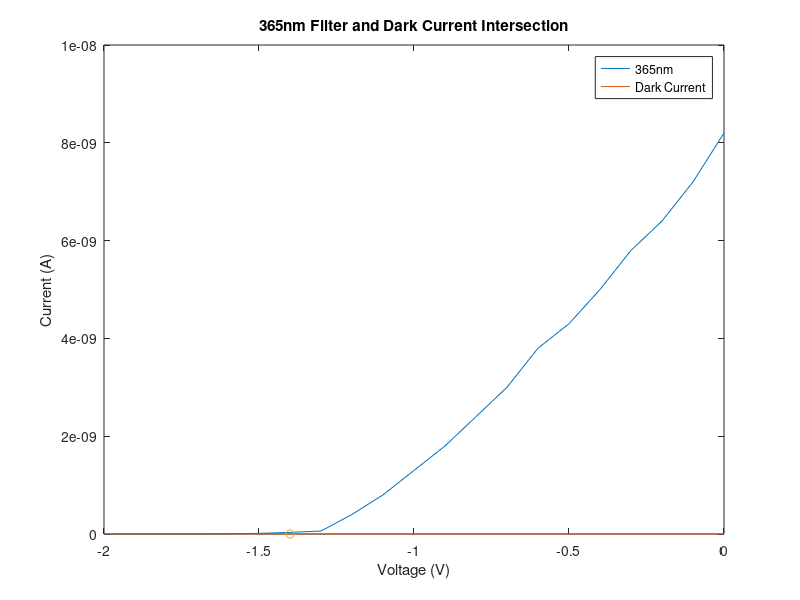
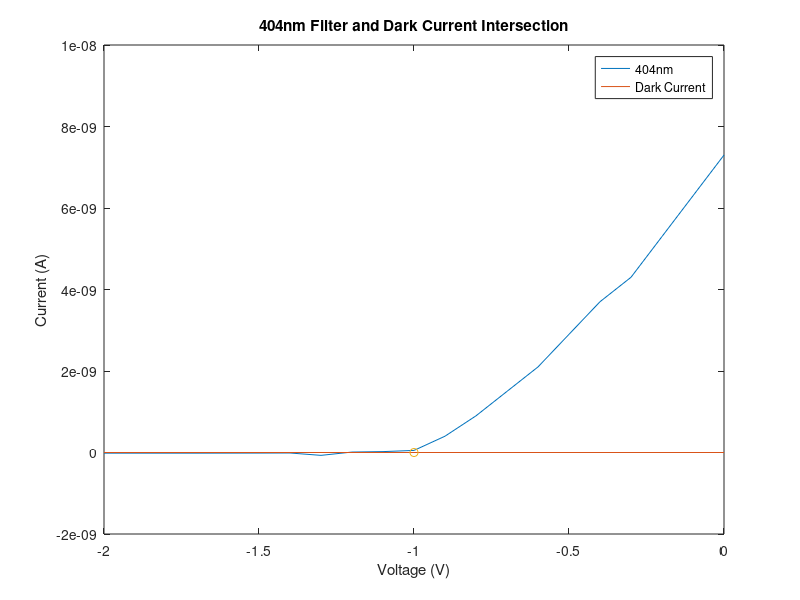
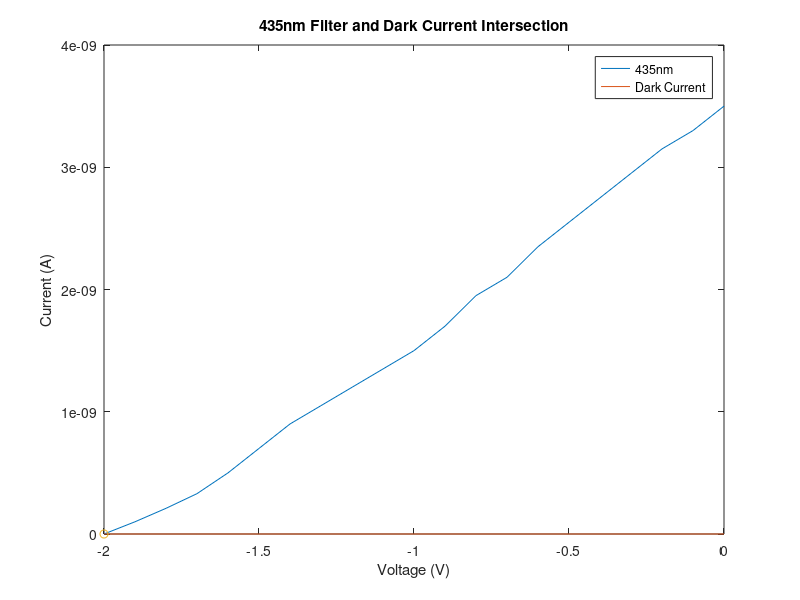
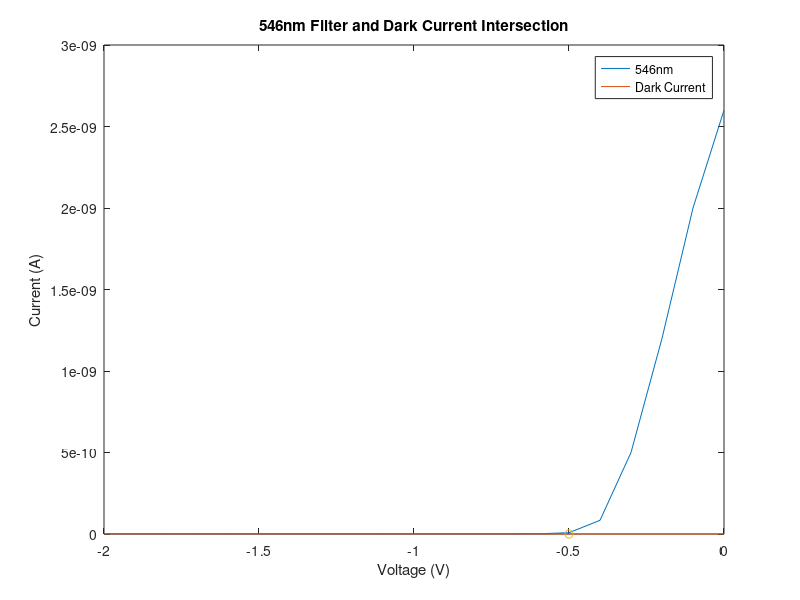

These figures' MATLAB source, in order:
clear all; close all;
% Filters
Voltage = [0,-.1,-.2,-.3,-.4,-.5,-.6,-.7,-.8,-.9,-1,-1.1,-1.2,-1.3,-1.4,-1.5,-1.6,-1.7,-1.8,-1.9,-2];
DarkCurrent = [0,0,0,0,0,0,0,0,0,0,0,0,0,0,0,0,0,0,0,0,0];
Current577 = [49,33,20,10,2,0,0,0,0,0,0,0,0,0,0,0,0,0,0,0,0].*10^-11;
Current435 = [35,33,31.5,29.5,27.5,25.5,23.5,21,19.5,17,15,13.5,12,10.5,9,7,5,3.3,2.1,1,0]*10^-10;
Current365 = [82,72,64,58,50,43,38,30,24,18,13,8,4,.6,.33,.13,.06,0,0,0,0]*10^-10;
Current546 = [26,20,12,5,.84,.08,.012,.008,.008,.008,.008,.008,.008,.008,.008,.008,.008,.008,.008,.008,.008]*10^-10;
Current404 = [73,63,53,43,37,29,21,15,9,4,.51,.22,.11,-.7,-.12,-.14,-.15,-.16,-.16,-.16,-.16]*10^-10;


f1=figure(1);
plot(Voltage,Current365)
hold on
plot(Voltage,DarkCurrent)
plot(-1.4,0,'o')
xlabel('Voltage (V)')
ylabel('Current (A)')
title('365nm Filter and Dark Current Intersection')
legend('365nm','Dark Current')

f2=figure(2);
plot(Voltage,Current404)
hold on
plot(Voltage,DarkCurrent)
plot(-1,0,'o')
xlabel('Voltage (V)')
ylabel('Current (A)')
title('404nm Filter and Dark Current Intersection')
legend('404nm','Dark Current')

f3=figure(3);
plot(Voltage,Current435)
hold on
plot(Voltage,DarkCurrent)
plot(-2,0,'o')
xlabel('Voltage (V)')
ylabel('Current (A)')
title('435nm Filter and Dark Current Intersection')
legend('435nm','Dark Current')

f4=figure(4);
plot(Voltage,Current546)
hold on
plot(Voltage,DarkCurrent)
plot(-0.5,0,'o')
xlabel('Voltage (V)')
ylabel('Current (A)')
title('546nm Filter and Dark Current Intersection')
legend('546nm','Dark Current')

f5=figure(5);
plot(Voltage,Current577)
hold on
plot(Voltage,DarkCurrent)
plot(-0.5,0,'o')
xlabel('Voltage (V)')
ylabel('Current (A)')
title('577nm Filter and Dark Current Intersection')
legend('577nm','Dark Current')

f6=figure(6);
plot(Voltage,Current365)
hold on
plot(Voltage,Current404)
plot(Voltage,Current435)
plot(Voltage,Current546)
plot(Voltage,Current577)
xlabel('Voltage (V)')
ylabel('Current (A)')
title('All Filters plotted with the Dark Current')
legend('365nm','404nm','435nm','546nm','577nm','location','northwest')


saveas(f1,'365nm.png')
saveas(f2,'404nm.png')
saveas(f3,'435nm.png')
saveas(f4,'546nm.png')
saveas(f5,'577nm.png')
saveas(f6,'allnm.png')



%% Problem 3

StoppingPot = [-1.4,-1.0,-2.0,-.5,-.5];
c = 2.99*10^9;
Wavelength = [365,404,435,546,577]*10^-9;
Frequency = c./Wavelength;

m = polyfit(Frequency,StoppingPot,1)


f7 = figure(7);
err = .1*ones(size(Frequency));
errorbar(Frequency,StoppingPot,err)
hold on
plot(Frequency,m(1).*Frequency + m(2))
title('Affect of Frequency on Stopping Potential')
xlabel('Frequency (Hz)')
ylabel('Stopping Potential (V)')

saveas(f7,'stoppingpotvsfreq.png')

hact = 6.626*10^-34
e = 1.602*10^-19;
h = -(e*StoppingPot)./Frequency;
havg = mean(h)
errh = 7.8*10^-35

%% Problem 4
upperbound = havg+errh

percentdiff = (hact-havg)/((hact+havg)/2)



%% Problem 5
workfunction = ((havg*c)./Wavelength)/2
workfunction = mean(workfunction)
errworkfunction = 2*workfunction
me = 9.1*10^-31

v = sqrt((havg.*Frequency-workfunction)/(.5*me))
